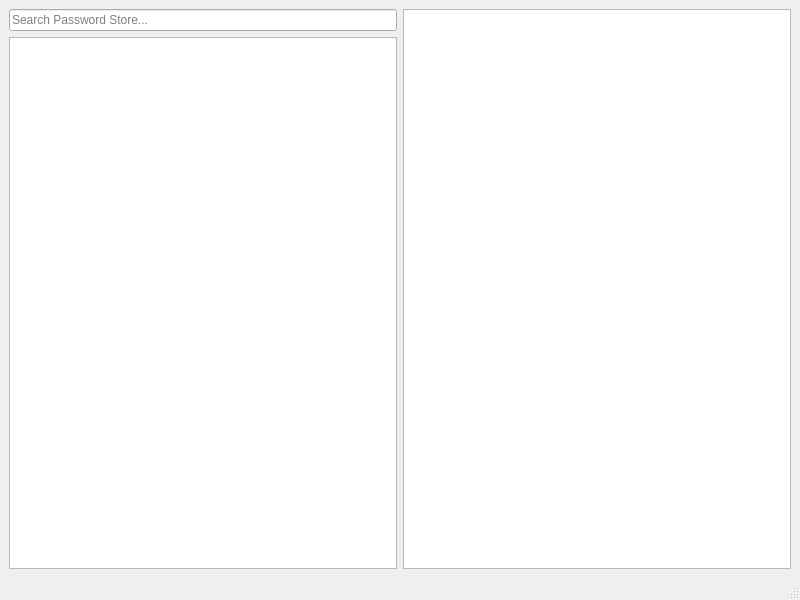
<?xml version="1.0" encoding="UTF-8"?>
<ui version="4.0">
 <class>MainWindow</class>
 <widget class="QMainWindow" name="MainWindow">
  <property name="geometry">
   <rect>
    <x>0</x>
    <y>0</y>
    <width>800</width>
    <height>600</height>
   </rect>
  </property>
  <property name="windowTitle">
   <string>PyPass</string>
  </property>
  <widget class="QWidget" name="centralwidget">
   <layout class="QHBoxLayout" name="horizontalLayout_2">
    <item>
     <layout class="QHBoxLayout" name="horizontalLayout">
      <item>
       <layout class="QVBoxLayout" name="verticalLayout">
        <item>
         <widget class="QLineEdit" name="lineEdit">
          <property name="placeholderText">
           <string>Search Password Store...</string>
          </property>
         </widget>
        </item>
        <item>
         <widget class="QTreeView" name="treeView">
          <attribute name="headerVisible">
           <bool>false</bool>
          </attribute>
          <attribute name="headerStretchLastSection">
           <bool>true</bool>
          </attribute>
         </widget>
        </item>
       </layout>
      </item>
      <item>
       <layout class="QVBoxLayout" name="verticalLayout_2">
        <item>
         <widget class="QTextBrowser" name="textBrowser"/>
        </item>
       </layout>
      </item>
     </layout>
    </item>
   </layout>
  </widget>
  <widget class="QMenuBar" name="menubar">
   <property name="geometry">
    <rect>
     <x>0</x>
     <y>0</y>
     <width>800</width>
     <height>21</height>
    </rect>
   </property>
  </widget>
  <widget class="QStatusBar" name="statusbar"/>
 </widget>
 <resources/>
 <connections/>
</ui>
